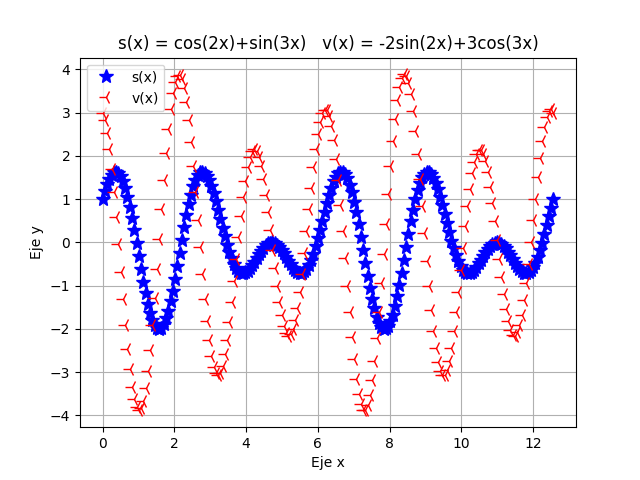

The Python source for this figure:
import matplotlib.pyplot as plt
import numpy as np
from numpy import sin, cos

xpoints = np.linspace( 0, 4*np.pi, 200)
def s(x):
    return ((cos(2 * xpoints)) + (sin(3 * xpoints)))

def v(x):
    return ((-sin(2 * xpoints)) + (3*cos(3 * xpoints)))

plt.plot(xpoints, s(xpoints),'*', color = 'b', markersize = 10, label = 's(x)')
plt.plot(xpoints, v(xpoints),'3', color = 'r', markersize = 10, label = 'v(x)')
plt.title('s(x) = cos(2x)+sin(3x)'+'   v(x) = -2sin(2x)+3cos(3x)')
plt.legend( )
plt.ylabel('Eje y')
plt.xlabel('Eje x')
plt.grid(True)
plt.show()
